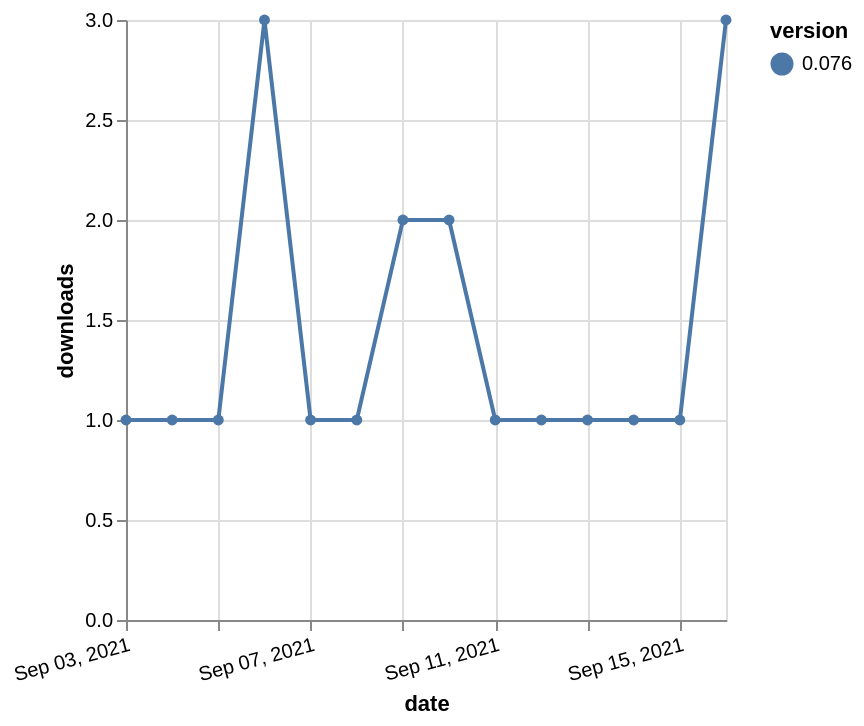

The Vega-Lite source for this figure:
### Vega-Lite specification from a JSON file in a GitHub repository (floating-point values rounded to 4 significant figures)
{"$schema": "https://vega.github.io/schema/vega-lite/v5.json", "description": "A simple bar chart with embedded data.", "data": {"values": [{"date": "2021-09-03", "total": 237, "delta": 1, "version": "0.076"}, {"date": "2021-09-04", "total": 238, "delta": 1, "version": "0.076"}, {"date": "2021-09-05", "total": 239, "delta": 1, "version": "0.076"}, {"date": "2021-09-06", "total": 242, "delta": 3, "version": "0.076"}, {"date": "2021-09-07", "total": 243, "delta": 1, "version": "0.076"}, {"date": "2021-09-08", "total": 244, "delta": 1, "version": "0.076"}, {"date": "2021-09-09", "total": 246, "delta": 2, "version": "0.076"}, {"date": "2021-09-10", "total": 248, "delta": 2, "version": "0.076"}, {"date": "2021-09-11", "total": 249, "delta": 1, "version": "0.076"}, {"date": "2021-09-12", "total": 250, "delta": 1, "version": "0.076"}, {"date": "2021-09-13", "total": 251, "delta": 1, "version": "0.076"}, {"date": "2021-09-14", "total": 252, "delta": 1, "version": "0.076"}, {"date": "2021-09-15", "total": 253, "delta": 1, "version": "0.076"}, {"date": "2021-09-16", "total": 256, "delta": 3, "version": "0.076"}]}, "width": "container", "mark": {"type": "line", "point": {"filled": true}}, "encoding": {"x": {"field": "date", "type": "temporal", "timeUnit": "yearmonthdate", "title": "date", "axis": {"labelAngle": -15}}, "y": {"field": "delta", "type": "quantitative", "title": "downloads"}, "color": {"field": "version", "type": "nominal"}, "tooltip": {"field": "delta"}}}
